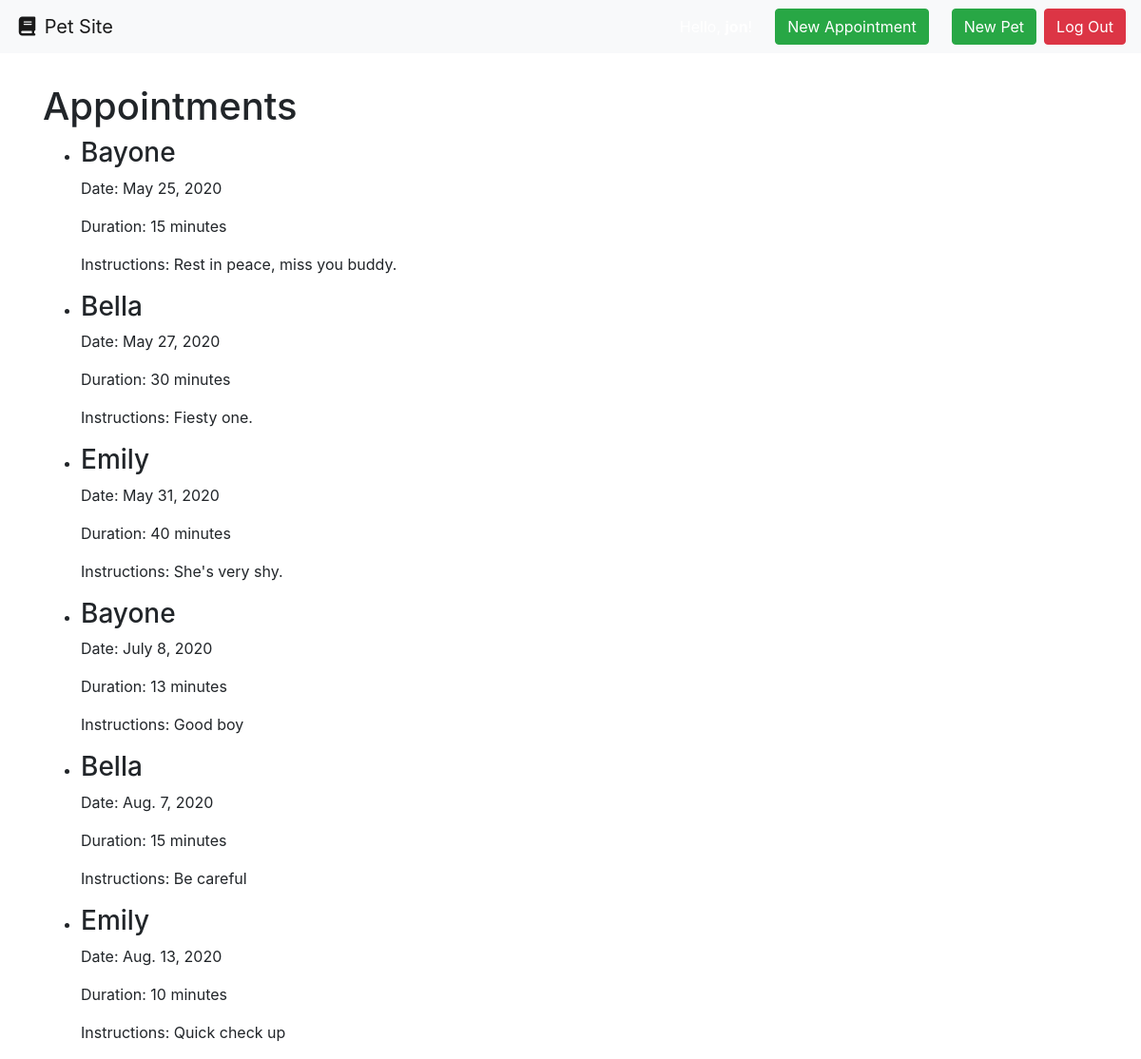
The page /calender/ (signed in) on the database its author committed.
### pets/models.py (models this page shows)
class Appointment(models.Model):
    date_of_appointment = models.DateField(blank=True, null=True)
    duration_minutes = models.IntegerField(null=True)
    special_instructions = models.CharField(max_length=100)
    pet = models.ForeignKey(Pet, on_delete=models.CASCADE)
    def __str__(self):
      return str(self.pet)

class Pet(models.Model):
    pet_name = models.CharField(max_length=50)
    species = models.CharField(max_length=50)
    breed = models.CharField(max_length=50)
    weight_in_pounds = models.IntegerField(null=True)
    Owner = models.ForeignKey(
        settings.AUTH_USER_MODEL,
        on_delete=models.CASCADE,
    )
    def __str__(self):
        return self.pet_name

### pets/views.py (the view)
# urls.py: path('calender/', views.calender, name="calender")
def calender(request):
  context = {
    'appointments': Appointment.objects.order_by('date_of_appointment')
  }
  return render(request, 'calender.html', context)

### pets/templates/calender.html
{% extends "base.html" %}
{% block content %}
{% if request.user.is_authenticated %}
<h1>Appointments</h1>
<ul>
    {% for appointment in appointments %}
      <li>
        <h3>{{appointment}}</h3>
        <p>Date: {{appointment.date_of_appointment}}</p>
        <p>Duration: {{appointment.duration_minutes}} minutes</p>
        <p>Instructions: {{appointment.special_instructions}}</p>
      </li>
    {% endfor %}
  </ul>
 {% else %}
Please log in to view the rest of the pet site.
 {% endif %}
{% endblock %}

### rows shown on the page
Appointment: pet.pet_name "Bayone", date_of_appointment "May 25, 2020", duration_minutes "15", special_instructions "Rest in peace, miss you buddy."
Appointment: pet.pet_name "Bella", date_of_appointment "May 27, 2020", duration_minutes "30", special_instructions "Fiesty one."
Appointment: pet.pet_name "Emily", date_of_appointment "May 31, 2020", duration_minutes "40", special_instructions "She's very shy."
Appointment: pet.pet_name "Bayone", date_of_appointment "July 8, 2020", duration_minutes "13", special_instructions "Good boy"
Appointment: pet.pet_name "Bella", date_of_appointment "Aug. 7, 2020", duration_minutes "15", special_instructions "Be careful"
Appointment: pet.pet_name "Emily", date_of_appointment "Aug. 13, 2020", duration_minutes "10", special_instructions "Quick check up"
